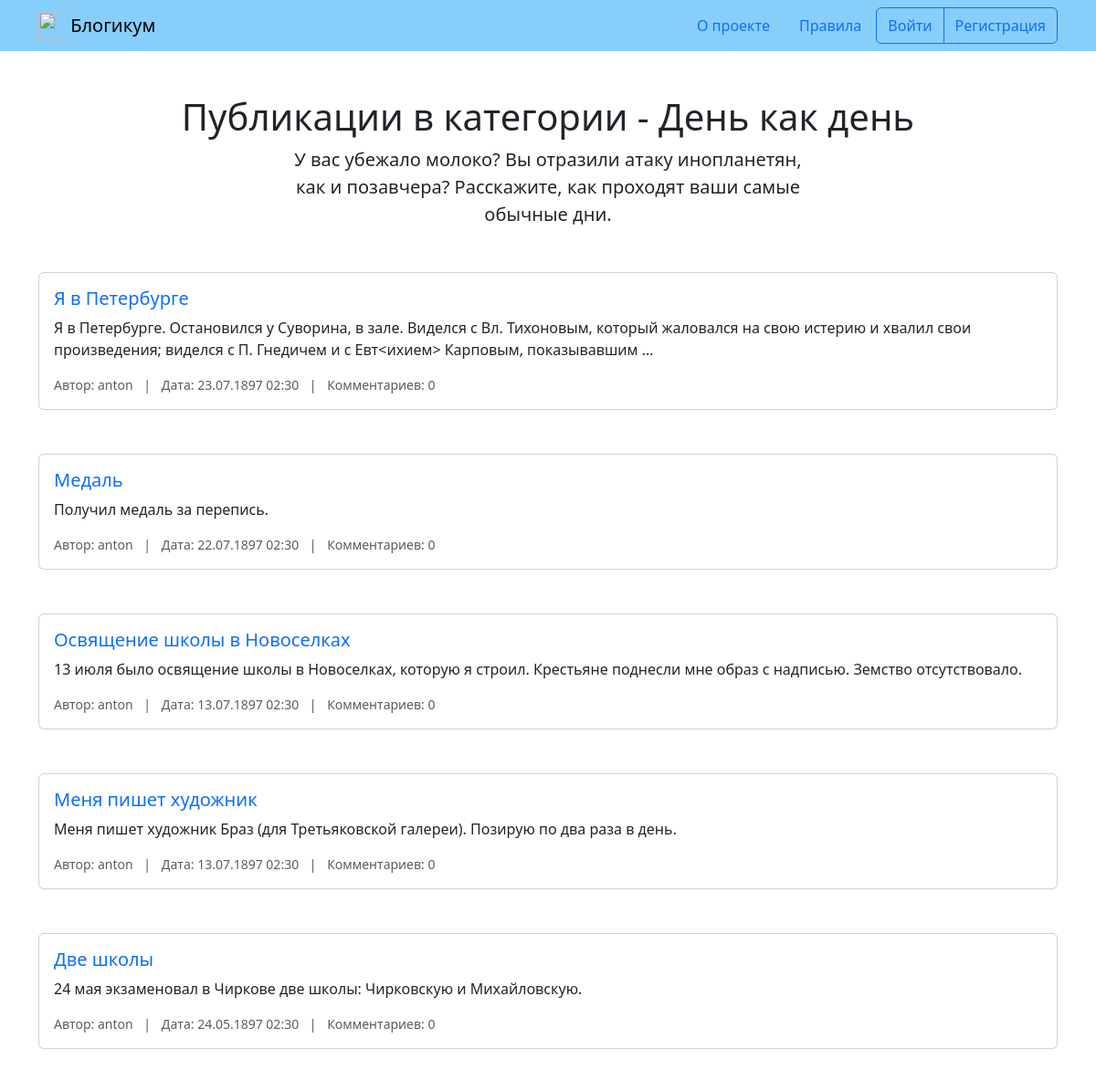
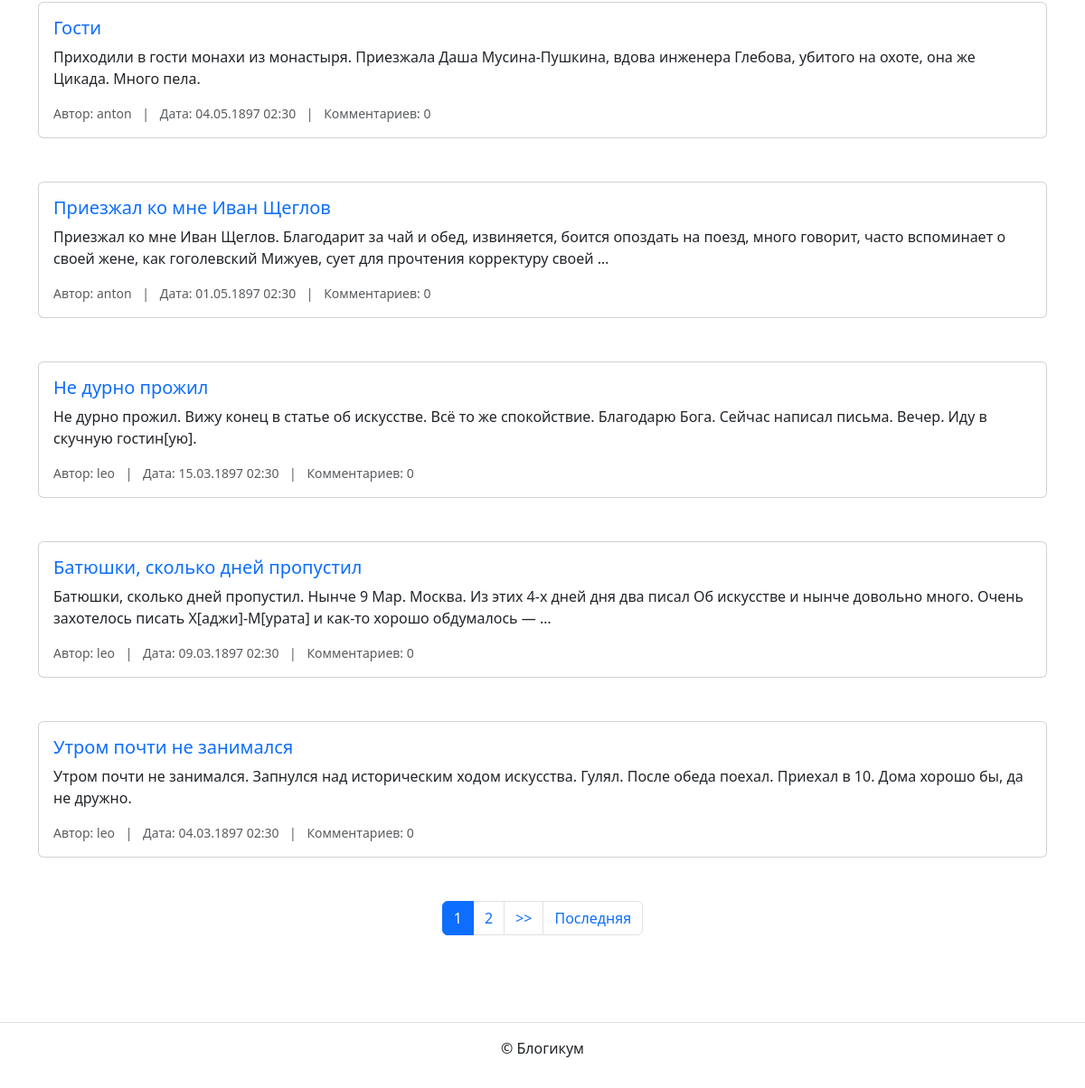
Screenshot of /category/routine/ with the database file from the repository (2 pictures, top to bottom).
### blog/models.py (models this page shows, shortened)
class Category(models.Model):
    title = models.CharField(max_length=256)
    description = models.TextField()
    slug = models.SlugField(unique=True)
    is_published = models.BooleanField(default=True)
    created_at = models.DateTimeField(auto_now_add=True)
    class Meta:
        verbose_name = 'category'
        verbose_name_plural = 'Categories'

class Post(models.Model):
    title = models.CharField(max_length=256)
    text = models.TextField()
    pub_date = models.DateTimeField()
    author = models.ForeignKey(User, on_delete=models.CASCADE)
    location = models.ForeignKey(
        Location,
        on_delete=models.SET_NULL,
        null=True,
        blank=True
    )
    category = models.ForeignKey(
        Category,
        on_delete=models.SET_NULL,
        null=True
    )
    is_published = models.BooleanField(default=True)
    created_at = models.DateTimeField(auto_now_add=True)
    image = models.ImageField(
        upload_to='blog_images/',
        blank=True,
        null=True
    )
    class Meta:
        verbose_name = 'post'
        verbose_name_plural = 'Posts'
        ordering = ['-pub_date']

### blog/views.py (the view)
# urls.py: path('category/<slug:category_slug>/', views.category_posts, name='category_posts'),
def category_posts(request, category_slug):
    category = get_object_or_404(
        Category,
        slug=category_slug,
        is_published=True
    )
    posts = Post.objects.filter(
        category=category,
        is_published=True,
        pub_date__lte=timezone.now()
    ).order_by('-pub_date')
    paginator = Paginator(posts, 10)
    page_number = request.GET.get('page')
    page_obj = paginator.get_page(page_number)
    return render(request, 'blog/category.html', {
        'category': category,
        'page_obj': page_obj
    })

### templates/blog/category.html (shortened to what this page needs)
{% extends "base.html" %}
{% block content %}
  <h1 class="text-center">Публикации в категории - {{ category.title }}</h1>
  <p class="col-6 offset-3 mb-5 lead text-center">{{ category.description }}</p>
  {% for post in page_obj %}
    <article class="mb-5">
      {% include "includes/post_card.html" %}
    </article>
  {% endfor %}
  {% include "includes/paginator.html" %}
{% endblock %}

### templates/includes/post_card.html (shortened to what this page needs)
<div class="card mb-4">
    <div class="card-body">
        <h5 class="card-title">
            <a href="{% url 'blog:post_detail' post.pk %}" class="text-decoration-none">
                {{ post.title }}
            </a>
        </h5>
        <p class="card-text">{{ post.text|truncatewords:30 }}</p>
        <div class="text-muted small">
            <span>Автор: {{ post.author.username }}</span>
            <span class="mx-2">|</span>
            <span>Дата: {{ post.pub_date|date:"d.m.Y H:i" }}</span>
            <span class="mx-2">|</span>
            <span>Комментариев: {{ post.comments.count }}</span>
        </div>
    </div>
</div>

### rows the page displays
Category: title "День как день", description "У вас убежало молоко? Вы отразили атаку инопланетян, как и позавчера? Расскажите, как проходят ваши самые обычные дни."
Post: title "Я в Петербурге", text "Я в Петербурге. Остановился у Суворина, в зале. Виделся с Вл. Тихоновым, который жаловался на свою истерию и хвалил свои произведения; виделся с П. Гнедичем и с Евт<ихием> Карповым, показывавшим …", author.username "anton", pub_date "23.07.1897 02:30", comments.count "0"
Post: title "Медаль", text "Получил медаль за перепись.", author.username "anton", pub_date "22.07.1897 02:30", comments.count "0"
Post: title "Освящение школы в Новоселках", text "13 июля было освящение школы в Новоселках, которую я строил. Крестьяне поднесли мне образ с надписью. Земство отсутствовало.", author.username "anton", pub_date "13.07.1897 02:30", comments.count "0"
Post: title "Меня пишет художник", text "Меня пишет художник Браз (для Третьяковской галереи). Позирую по два раза в день.", author.username "anton", pub_date "13.07.1897 02:30", comments.count "0"
Post: title "Две школы", text "24 мая экзаменовал в Чиркове две школы: Чирковскую и Михайловскую.", author.username "anton", pub_date "24.05.1897 02:30", comments.count "0"
Post: title "Гости", text "Приходили в гости монахи из монастыря. Приезжала Даша Мусина-Пушкина, вдова инженера Глебова, убитого на охоте, она же Цикада. Много пела.", author.username "anton", pub_date "04.05.1897 02:30", comments.count "0"
Post: title "Приезжал ко мне Иван Щеглов", text "Приезжал ко мне Иван Щеглов. Благодарит за чай и обед, извиняется, боится опоздать на поезд, много говорит, часто вспоминает о своей жене, как гоголевский Мижуев, сует для прочтения корректуру своей …", author.username "anton", pub_date "01.05.1897 02:30", comments.count "0"
Post: title "Не дурно прожил", text "Не дурно прожил. Вижу конец в статье об искусстве. Всё то же спокойствие. Благодарю Бога. Сейчас написал письма. Вечер. Иду в скучную гостин[ую].", author.username "leo", pub_date "15.03.1897 02:30", comments.count "0"
Post: title "Батюшки, сколько дней пропустил", text "Батюшки, сколько дней пропустил. Нынче 9 Мар. Москва. Из этих 4-х дней дня два писал Об искусстве и нынче довольно много. Очень захотелось писать Х[аджи]-М[урата] и как-то хорошо обдумалось — …", author.username "leo", pub_date "09.03.1897 02:30", comments.count "0"
Post: title "Утром почти не занимался", text "Утром почти не занимался. Запнулся над историческим ходом искусства. Гулял. После обеда поехал. Приехал в 10. Дома хорошо бы, да не дружно.", author.username "leo", pub_date "04.03.1897 02:30", comments.count "0"

### other values shown
{{ i }} "1"
{{ i }} "2"
